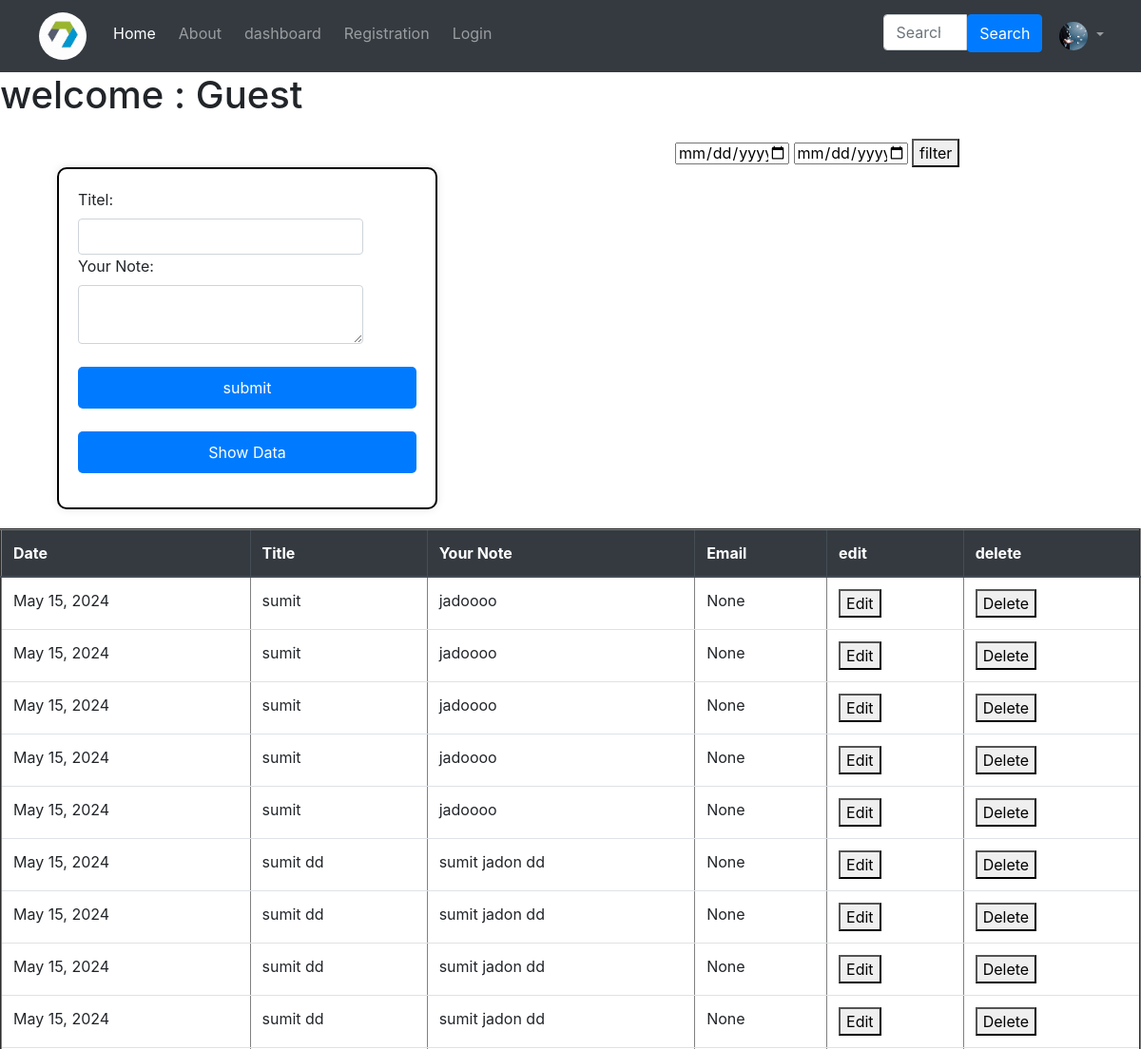
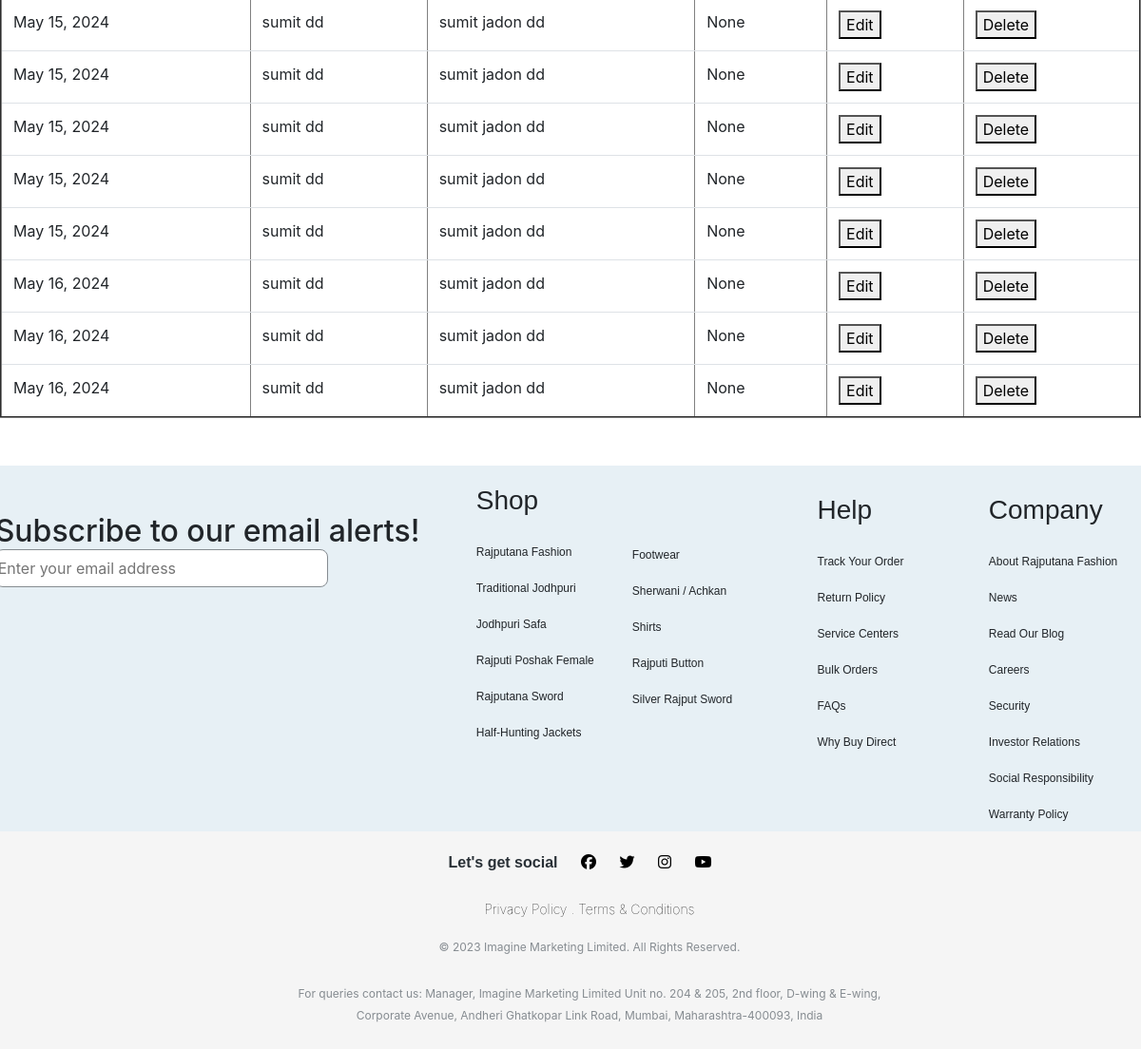
Screenshot of /shownotes/ (signed in) with the database file from the repository (2 pictures, top to bottom).
### app/models.py (models this page shows)
class Notes(models.Model):
    Title=models.CharField(max_length=50)
    Note=models.CharField(max_length=200)
    Email=models.EmailField(null=True)
    Password=models.CharField(max_length=50, null=True)
    Date=models.DateField(auto_now=True)

### app/views.py (the view)
# urls.py: path('shownotes/',shownotes,name='shownotes'),
def shownotes(request):
    email=request.POST.get('email')
    Email=request.session.get('Email')
    if Email:
        notedata=Notes.objects.filter(Email=email)
        Username=request.session.get('Username')
        Email=request.session.get('Email')
        Password=request.session.get('Password')
        Id=request.session.get('Id')
        userdata={
            "username":Username,
            "email":Email,
            "id":Id,
            "password":Password
        }
        return render(request,'dashboard.html',{"userdata":userdata,"key":notedata})
    else:
        msg="please login"
        return render(request,'login.html',{'key':msg})

### app/templates/dashboard.html (shortened to what this page needs)
{% extends "base.html" %}
{% load static %}
{% block content %}
<!DOCTYPE html>
<html lang="en">
<head>
    <link rel="stylesheet" href="{% static '/style.css' %}">
    <link rel="stylesheet" href="https://stackpath.bootstrapcdn.com/bootstrap/4.5.2/css/bootstrap.min.css">
    <link rel="stylesheet" href="https://cdnjs.cloudflare.com/ajax/libs/font-awesome/6.5.2/css/all.min.css">
</head>
<body>
    <div style="width: 400px; height: 100px;">
    {% if userdata.username %}
    <h1>welcome : {{userdata.username}} </h1>
    {% else %}
    <h1>welcome : Guest</h1>
    {% endif%}
    </div>
 {% if dataEdit %}
 <div id="Notes_main_div">
    <form action="{% url 'updatenote' pk=dataEdit.id %}" method="post">
    {% csrf_token %}
    <div class="form-group">
    <label for="title">Titel:</label>
    <input type="text" class="form-control" name="title" value="{{dataEdit.Title}}">
    </div>
    <div class="form-group">
    <label for="note">Your Note:</label>
    <textarea type="text" class="form-control" name="note">{{dataEdit.Note}}</textarea>
    </div>
    <input type="text" name="email" hidden value="{{userdata.email}}">
    <input type="text" name="password" hidden value="{{userdata.password}}">
    <br><br>
    <button class="btn3 btn-primary" type="submit">Update</button>
    </form>
</div>
  {% else %}
    <div id="Notes_main_div">
        <form action="{% url 'submitnote' %}" method="post">
      <div style="width: 300px; ">
        <label for="title">Titel:</label>
        <input type="text" class="form-control" name="title" required>
      </div>
      <div style="width: 300px;">
        <label for="note">Your Note:</label>
        <textarea type="text" class="form-control" name="note"></textarea>
      </div>
       <br>
        <button class="btn3 btn-primary" type="submit">submit</button>
        </form>
       <br>
        <form action="{% url 'shownotes' %}" method="post">
            <button class="btn3 btn-primary" type="submit">Show Data</button>
        </form>
    </div>
{% endif%}
<div id="data_filter" >
    <form action="{% url 'filter' %}" method="post">
        <input style="height: 23px; width: 120px;" type="date"  name="startdate" required>
        <input style="height: 23px; width: 120px;" type="date" name="enddate" required>
        <button type="submit">filter</button>
    </form>
</div>
<div >
    <div style="width: auto;">
 <table  class="table" border="2">
    {% if key %}
    <thead class="thead-dark">
    <tr >
        <th scope="col">Date</th>
        <th scope="col">Title</th>
        <th scope="col">Your Note</th>
        <th scope="col">Email</th>
        <th scope="col">edit</th>
        <th scope="col">delete</th>
    </tr>
  </thead>
    {% for i in key %}
    <tr>
        <td>{{ i.Date }}</td>
        <td>{{ i.Title }}</td>
        <td>{{ i.Note }}</td>
        <td>{{ i.Email }}</td>
        <td><form action="{% url 'Edit' pk=i.id %}"   method="post">
            <button type="submit">Edit</button>
            </form></td>
        <td><form action="{% url 'delete' pk=i.id %}" method="post">
            <button type="submit">Delete</button>
            </form></td>
    </tr>
    {% endfor %}
{% else %}
     <h4>No notes found</h4>
    {% endif %}
 </table>
</div>
 </div>
{% endblock  %}

### app/templates/base.html (shortened to what this page needs)
{% load static %}
<!DOCTYPE html>
<html lang="en">
<head>
    <link rel="stylesheet" href="{% static '/style.css' %}">
    <link rel="stylesheet" href="https://stackpath.bootstrapcdn.com/bootstrap/4.5.2/css/bootstrap.min.css">
    <link rel="stylesheet" href="https://cdnjs.cloudflare.com/ajax/libs/font-awesome/6.5.2/css/all.min.css">
</head>
<body>
  <header style="z-index: 1;"  class="nav_head">
  {% if userdata.username %}
<nav class="navbar navbar-expand-lg navbar-dark bg-dark">
  <div class="container-fluid">
    <a class="navbar-brand" href="{% url 'home'%}"><img style="width: 50px; height: 50px; border-radius: 50px;  margin-left: 10px;" src="{% static 'images/th.jpeg' %}" alt=""></a>
    <button class="navbar-toggler" type="button" data-mdb-toggle="collapse"
      data-mdb-target="#navbarSupportedContent" aria-controls="navbarSupportedContent" aria-expanded="false"
      aria-label="Toggle navigation">
      <i class="fas fa-bars text-light"></i>
    </button>
    <div class="collapse navbar-collapse" id="navbarSupportedContent">
      <ul class="navbar-nav me-auto d-flex flex-row mt-3 mt-lg-0">
        <li class="nav-item text-center mx-2 mx-lg-1">
          <a class="nav-link active" aria-current="page" href="{% url 'home'%}">
            Home
          </a>
        </li>
        <li class="nav-item text-center mx-2 mx-lg-1">
          <a class="nav-link" href="{% url 'about'%}">
            About
          </a>
        </li>
        <li class="nav-item text-center mx-2 mx-lg-1">
          <a class="nav-link" href="{% url 'dashboard'%}">
            dashboard
          </a>
        </li>
      <ul class="navbar-nav ms-auto d-flex flex-row mt-3 mt-lg-0">
        <li class="nav-item text-center mx-2 mx-lg-1">
          <a class="nav-link" href="{% url 'logout'%}">
            logout
          </a>
        </li>
      <form class="d-flex input-group w-auto ms-lg-3 my-3 my-lg-0" style="margin-left: 400px;">
        <input type="search" class="form-control" placeholder="Search" aria-label="Search" />
        <button style="height: 40px;" class="btn btn-primary" type="button" data-mdb-ripple-color="dark">
          Search
        </button>
      </form>
      <li class="nav-item dropdown">
        <a class="nav-link dropdown-toggle" href="#" id="navbarDropdownMenuLink" data-toggle="dropdown" aria-haspopup="true" aria-expanded="false">
          <img style="width: 30px; height: 30px; border-radius: 50px;  margin-left: 10px;" src="{% static 'images/R.jpeg' %}" alt="">
        </a>
        <div class="dropdown-menu" aria-labelledby="navbarDropdownMenuLink">
          <a class="dropdown-item" href="#">user: {{userdata.username}}</a>
          <a class="dropdown-item" href="#">Another action</a>
          <a class="dropdown-item" href="#">Something else here</a>
        </div>
      </li>
    </ul>
  </div>
</nav>
{% else %}
<nav class="navbar navbar-expand-lg navbar-dark bg-dark">
    <div class="container-fluid">
      <a class="navbar-brand" href="{% url 'home'%}"><img style="width: 50px; height: 50px; border-radius: 50px;  margin-left: 10px;" src="{% static 'images/th.jpeg' %}" alt=""></a>
      <div class="collapse navbar-collapse" id="navbarSupportedContent">
        <ul class="navbar-nav me-auto d-flex flex-row mt-3 mt-lg-0">
          <li class="nav-item text-center mx-2 mx-lg-1">
            <a class="nav-link active" aria-current="page" href="{% url 'home'%}">
              Home
            </a>
          </li>
          <li class="nav-item text-center mx-2 mx-lg-1">
            <a class="nav-link" href="{% url 'about'%}">
              About
            </a>
          </li>
          <li class="nav-item text-center mx-2 mx-lg-1">
            <a class="nav-link" href="{% url 'dashboard'%}">
              dashboard
            </a>
          </li>
          <li class="nav-item text-center mx-2 mx-lg-1">
            <a class="nav-link" href="{% url 'registration'%}" >
              Registration
            </a>
          </li>
        <ul class="navbar-nav ms-auto d-flex flex-row mt-3 mt-lg-0">
          <li class="nav-item text-center mx-2 mx-lg-1">
            <a class="nav-link" href="{% url 'login'%}">
              Login
            </a>
          </li>
        <form class="d-flex input-group w-auto ms-lg-3 my-3 my-lg-0" style="margin-left: 400px;">
          <input type="search" class="form-control" placeholder="Search" aria-label="Search" />
          <button style="height: 40px;" class="btn btn-primary" type="button" data-mdb-ripple-color="dark">
            Search
          </button>
        </form>
        <li class="nav-item dropdown">
          <a class="nav-link dropdown-toggle" href="#" id="navbarDropdownMenuLink" data-toggle="dropdown" aria-haspopup="true" aria-expanded="false">
            <img style="width: 30px; height: 30px; border-radius: 50px;  margin-left: 10px;" src="{% static 'images/R.jpeg' %}" alt="">
          </a>
        </li>
      </ul>
      </div>
    </div>
  </nav>
    {% endif %}
  </header>
    {% block content %}
    {% endblock %}
<div>
<footer  class="mainfooter">
  <div class="footerdiv1">
          <h2 >Subscribe to our email alerts!</h2>
     <input type="email" id="footeremail" name="email" placeholder="Enter your email address"/>
  </div>
  <div class="footerdiv2">
   <ul>
      <li><h3>Shop</h3></li>
      <li>Rajputana Fashion</li>
      <li>Traditional Jodhpuri</li>
      <li>Jodhpuri Safa</li>
      <li>Rajputi Poshak Female</li>
      <li>Rajputana Sword</li>
      <li>Half-Hunting Jackets </li>
   </ul>
   <div class="foterminidiv">
       <ul>
           <li>Footwear</li>
           <li>Sherwani / Achkan</li>
           <li>Shirts</li>
           <li>Rajputi Button</li>
           <li>Silver Rajput Sword</li>
       </ul>
   </div>
  </div>
  <div class="footerdiv3">
     <ul>
        <li><h3>Help</h3></li>
        <li>Track Your Order</li>
        <li>Return Policy</li>
        <li>Service Centers</li>
        <li>Bulk Orders</li>
        <li>FAQs</li>
        <li>Why Buy Direct</li>
     </ul>
  </div>
  <div class="footerdiv4">
       <ul>
         <li><h3>Company</h3></li>
         <li>About Rajputana Fashion</li>
         <li>News</li>
         <li>Read Our Blog</li>
         <li>Careers</li>
         <li>Security</li>
         <li>Investor Relations</li>
         <li>Social Responsibility</li>
         <li>Warranty Policy</li>
       </ul>
  </div>
</footer>
  <footer class="lastfooter">
     <div class="lastfooterdiv">
        <ul>
           <li class="lets">Let's get social</li>
           <li><a href="#"><i class="fa-brands fa-facebook"></i></a></li>
           <li><a href="#"><i class="fa-brands fa-twitter"></i></a></li>
           <li><a href="#"><i class="fa-brands fa-instagram"></i></a></li>
           <li><a href="#"><i class="fa-brands fa-youtube"></i></a></li>
        </ul>
     </div>
     <div class="lastfooterdiv2">
       <ul>
           <li>Privacy Policy . Terms & Conditions</li>
       </ul>
    </div>
    <div class="lastfooterdiv3">
       <ul>
           <li>© 2023 Imagine Marketing Limited. All Rights Reserved.</li>
       </ul>
    </div>
     <div class="lastfooterdiv3">
        <ul>
           <li>For queries contact us: Manager, Imagine Marketing Limited Unit no. 204 & 205, 2nd floor, D-wing & E-wing,</li>
           <li>Corporate Avenue, Andheri Ghatkopar Link Road, Mumbai, Maharashtra-400093, India</li>
        </ul>
     </div>
 </footer>
</body>
</html>

### app/static/style.css (style rules this page uses)
body { margin-top: 0px; }
.nav_head { position: sticky; top: 0px; }
.mainfooter { overflow: hidden; width: 100%; height: 400px; background-color: #E7F0F5; display: flex; justify-content: space-around; padding-top: 30px; margin-top: 50px; }
#footeremail { width: 350px; height: 40px; border: solid 1px #868c91; border-radius: 8px; margin-top: -20px; }
.mainfooter ul li { list-style-type: none; }
.footerdiv1 { margin-left: -30px; margin-top: 20px; }
.footerdiv2 { margin-left: -30px; font-weight: lighter; font-family: Verdana, Geneva, Tahoma, sans-serif; display: flex; margin-top: -10px; }
.footerdiv2 ul li { font-size: 12px; padding-bottom: 20px; }
.foterminidiv { font-size: 12px; margin-top: 65px; }
.foterminidiv ul li { padding-bottom: 20px; }
.footerdiv3 ul li { font-size: 12px; padding-bottom: 20px; font-weight: lighter; font-family: Verdana, Geneva, Tahoma, sans-serif; }
.footerdiv4 ul li { font-size: 12px; padding-bottom: 20px; font-weight: lighter; font-family: Verdana, Geneva, Tahoma, sans-serif; }
.lastfooter { background-color: #f5f5f5; margin-top: -15px; text-align: center; }
.lastfooterdiv ul li { display: inline; margin: 10px; }
.lastfooterdiv { padding-top: 20px; text-align: center; }
.lastfooterdiv ul li { font-size: 16px; font-weight: bold; font-family: Verdana, Geneva, Tahoma, sans-serif; color: #293036; }
.lastfooterdiv ul li a { color: #000000; }
.lastfooterdiv2 { padding-top: 10px; text-align: center; font-size: 14px; font-weight: lighter; color: #000000; margin: 16px 0px 0px; }
.lastfooterdiv2 ul li { list-style-type: none; }
.lastfooterdiv3 { color: #868c91; padding: 5px; font-size: 12px; }
.lastfooterdiv3 ul li { list-style-type: none; padding-bottom: 5px; }
body { font-family: Arial, sans-serif; margin: 0; padding: 0; color: #333; }
.btn3 { display: block; width: 100%; padding: 10px; border: none; background-color: #4CAF50; color: white; border-radius: 5px; cursor: pointer; font-size: 16px; }
#data_filter { margin-left: 1000px; margin-top: -410px; position: absolute; }
@media (max-width: 1300px) { #data_filter { margin-left: 900px; } }
@media (max-width: 1210px) { #data_filter { margin-left: 710px; } }
#Notes_main_div { background: white; padding: 20px; border-radius: 10px; box-shadow: 0 0 10px rgba(0, 0, 0, 0.1); width: 400px; height: 360px; margin-left: 60px; margin-bottom: 20px; border: #000000 2px solid; }

### rows the page displays
Notes: Date "May 15, 2024", Title "sumit", Note "jadoooo", Email "None"
Notes: Date "May 15, 2024", Title "sumit", Note "jadoooo", Email "None"
Notes: Date "May 15, 2024", Title "sumit", Note "jadoooo", Email "None"
Notes: Date "May 15, 2024", Title "sumit", Note "jadoooo", Email "None"
Notes: Date "May 15, 2024", Title "sumit", Note "jadoooo", Email "None"
Notes: Date "May 15, 2024", Title "sumit dd", Note "sumit jadon dd", Email "None"
Notes: Date "May 15, 2024", Title "sumit dd", Note "sumit jadon dd", Email "None"
Notes: Date "May 15, 2024", Title "sumit dd", Note "sumit jadon dd", Email "None"
Notes: Date "May 15, 2024", Title "sumit dd", Note "sumit jadon dd", Email "None"
Notes: Date "May 15, 2024", Title "sumit dd", Note "sumit jadon dd", Email "None"
Notes: Date "May 15, 2024", Title "sumit dd", Note "sumit jadon dd", Email "None"
Notes: Date "May 15, 2024", Title "sumit dd", Note "sumit jadon dd", Email "None"
Notes: Date "May 15, 2024", Title "sumit dd", Note "sumit jadon dd", Email "None"
Notes: Date "May 15, 2024", Title "sumit dd", Note "sumit jadon dd", Email "None"
Notes: Date "May 16, 2024", Title "sumit dd", Note "sumit jadon dd", Email "None"
Notes: Date "May 16, 2024", Title "sumit dd", Note "sumit jadon dd", Email "None"
Notes: Date "May 16, 2024", Title "sumit dd", Note "sumit jadon dd", Email "None"
